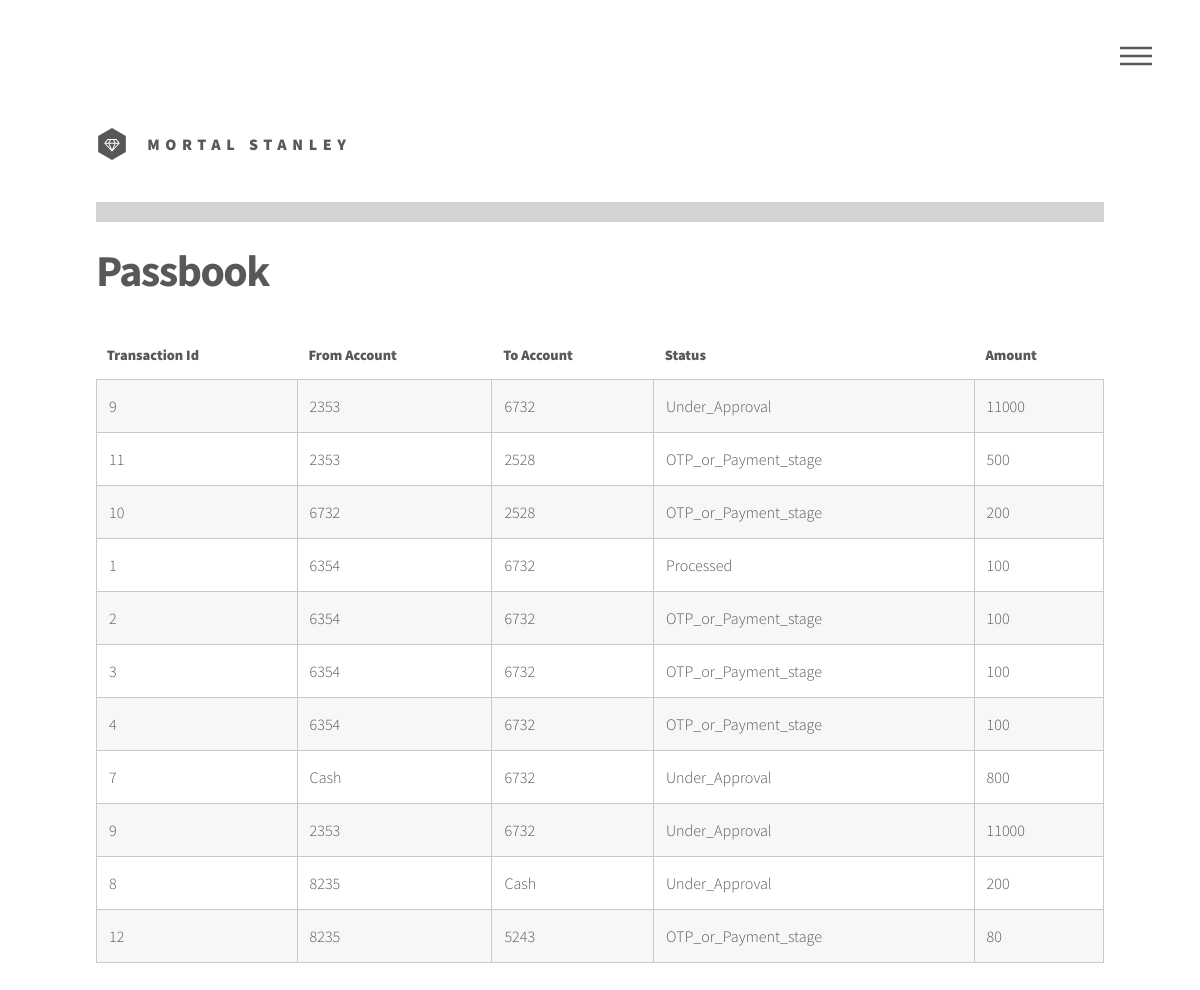
The page /passbook/ (signed in) on the database as committed earlier.
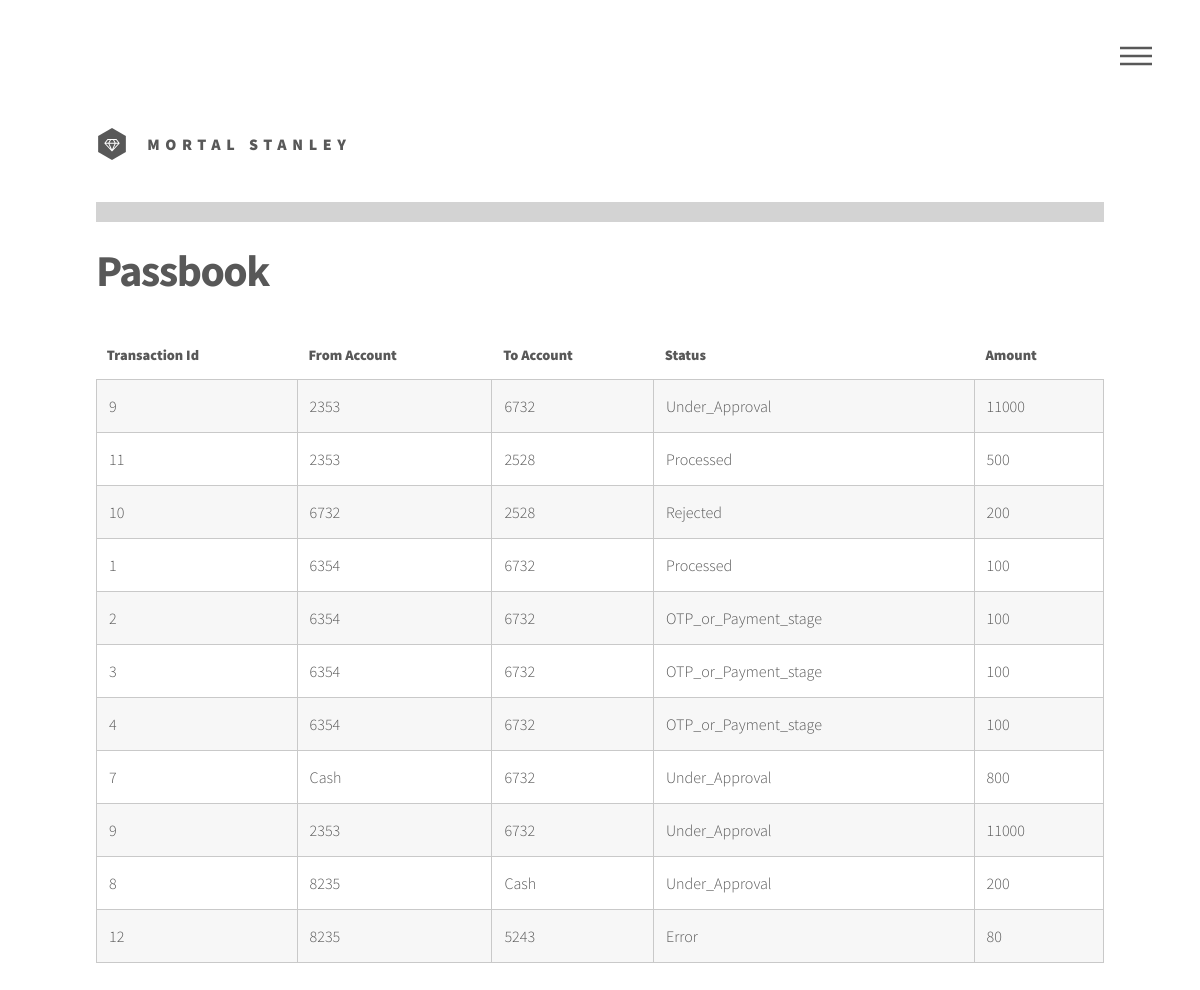
The same page on the database as committed later.
### BankingSystem/models.py (models this page shows, shortened)
class Transactions(models.Model):
	TYPE_CREDIT = 0
	TYPE_DEBIT = 1
	TYPE_TRANSACTION = 2
	CRITICAL_LIMIT = 10000
	STATUS = (
		('C', "OTP_or_Payment_stage"),
		('A', "Under_Approval"),
		('P', "Processed"),
		('R', "Rejected"),
		('I', "Insufficient_Funds"),
		('E', "Error"),
	)
	employee = models.ForeignKey(Profile, null=True, blank=True, on_delete=SET_NULL)
	from_account = models.ForeignKey(Account, related_name="from_account", null=True, on_delete=SET_NULL, blank=True)
	to_account = models.ForeignKey(Account, related_name="to_account", null=True, on_delete=SET_NULL, blank=True)
	amount = models.IntegerField(default=0)
	status = models.CharField(max_length=1, choices=STATUS)
	is_cash = models.BooleanField()
	verification_otp = models.IntegerField()
	creation_time = models.DateTimeField(auto_now_add=True)
	last_changed_time = models.DateTimeField(auto_now=True)
	def __str__(self):
		from_account = "Cash" if not self.from_account else str(self.from_account.number)
		to_account = "Cash" if not self.to_account else str(self.to_account.number)
		return str(self.id) + " " + from_account + " " + to_account + "  " + str(
			self.amount) + " " + self.get_status_display()
	def __init__(self, *args, **kwargs):
		super(Transactions, self).__init__(*args, **kwargs)

### BankingSystem/user_views.py (the view)
# urls.py: url(r'^passbook/', user_views.passbook, name='passbook'),
@login_required()
@permission_required('BankingSystem.user_operations', raise_exception=True)
def passbook(request):
	accounts = request.user.profile.account_set.all()
	account_transactions = []
	for i in accounts:
		account_transactions.extend(map(lambda x: str(x).split(), list(i.from_account.all())))
		account_transactions.extend(map(lambda x: str(x).split(), list(i.to_account.all())))
	fields = {
		'username': request.user.username,
		'error': '',
		'account_transactions': account_transactions,
		'has_perm_user_operations': request.user.has_perm('BankingSystem.user_operations'),
		'has_perm_create_payments': request.user.has_perm('BankingSystem.create_payments'),
	}
	return render(request, 'passbook.html', fields)

### BankingSystem/templates/passbook.html (shortened to what this page needs)
{% extends "base.html" %}
{% block content %}
<h1>Passbook</h1>
<section>
    <div class="12u$">
        <div class="table-wrapper 12u$">
            <table class="alt">
                <thead>
                <tr>
                    <th>Transaction Id</th>
                    <th>From Account</th>
                    <th>To Account</th>
                    <th>Status</th>
                    <th>Amount</th>
                </tr>
                </thead>
                <tbody>
                {% for i in account_transactions %}
                <tr>
                    <td>{{i.0}}</td>
                    <td>{{i.1}}</td>
                    <td>{{i.2}}</td>
                    <td>{{i.4}}</td>
                    <td>{{i.3}}</td>
                </tr>
                {% endfor %}
                </tbody>
            </table>
        </div>
    </div>
</section>
{% endblock %}

Rows that differ between the two databases and show on the page:
changed Transactions id 11: i "OTP_or_Payment_stage" → "Processed"
changed Transactions id 10: i "OTP_or_Payment_stage" → "Rejected"
changed Transactions id 12: i "OTP_or_Payment_stage" → "Error"
